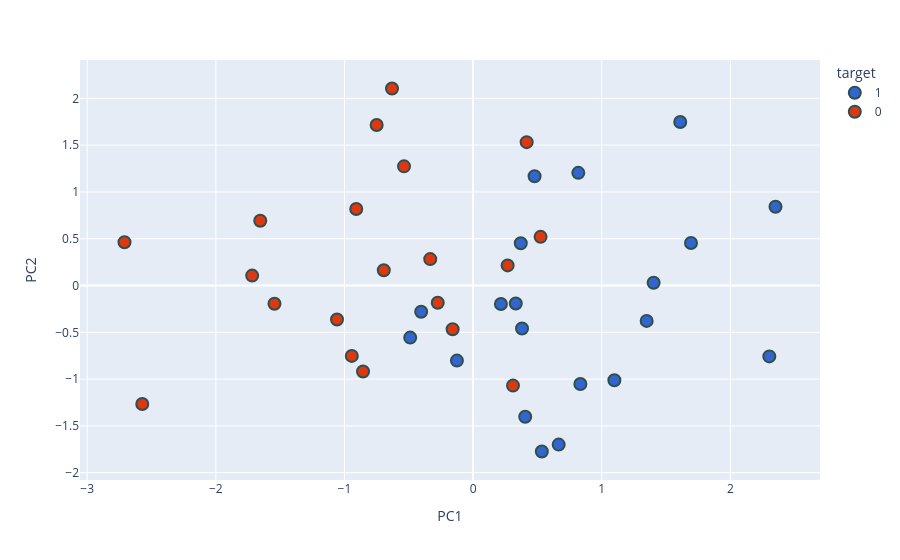

Write notebook code for a chart like this one.
### Code cell
fig = px.scatter(
    new_df, x='PC1', y='PC2', color='target',
    color_discrete_sequence=px.colors.qualitative.G10
)
fig.update_traces(marker=dict(size=12, line=dict(width=2, color='DarkSlateGrey')))
fig.show()

### Figure 1 — Plotly figure (JSON) as saved in the notebook; plotly's stock layout.template omitted (floating-point values rounded to 4 significant figures)
{"data": [{"hovertemplate": "target=1<br>PC1=%{x}<br>PC2=%{y}<extra></extra>", "legendgroup": "1", "marker": {"color": "#3366CC", "line": {"color": "DarkSlateGrey", "width": 2}, "size": 12, "symbol": "circle"}, "mode": "markers", "name": "1", "orientation": "v", "showlegend": true, "type": "scatter", "x": [0.8179, 1.403, 0.2164, 1.098, 1.61, 2.351, 0.6655, 0.3705, 1.349, 0.3317, 0.8339, 0.4779, 0.5343, 0.405, 2.303, -0.1257, -0.489, 1.694, -0.4038, 0.3803], "xaxis": "x", "y": [1.204, 0.02926, -0.1974, -1.012, 1.748, 0.8418, -1.7, 0.4512, -0.3779, -0.1922, -1.052, 1.168, -1.774, -1.403, -0.7576, -0.8023, -0.5567, 0.4547, -0.2804, -0.4594], "yaxis": "y"}, {"hovertemplate": "target=0<br>PC1=%{x}<br>PC2=%{y}<extra></extra>", "legendgroup": "0", "marker": {"color": "#DC3912", "line": {"color": "DarkSlateGrey", "width": 2}, "size": 12, "symbol": "circle"}, "mode": "markers", "name": "0", "orientation": "v", "showlegend": true, "type": "scatter", "x": [-0.2749, -0.6305, -2.71, -0.1592, -0.3333, -0.9432, 0.5245, -1.718, -1.544, -0.8558, -0.9086, -1.058, 0.4164, 0.3102, -1.655, 0.2685, -2.572, -0.6944, -0.7498, -0.5373], "xaxis": "x", "y": [-0.1849, 2.105, 0.4627, -0.4671, 0.2821, -0.752, 0.5202, 0.1059, -0.1946, -0.9185, 0.817, -0.3638, 1.532, -1.07, 0.6915, 0.215, -1.266, 0.163, 1.716, 1.274], "yaxis": "y"}], "layout": {"legend": {"title": {"text": "target"}, "tracegroupgap": 0}, "margin": {"t": 60}, "xaxis": {"anchor": "y", "domain": [0, 1], "title": {"text": "PC1"}}, "yaxis": {"anchor": "x", "domain": [0, 1], "title": {"text": "PC2"}}}}
